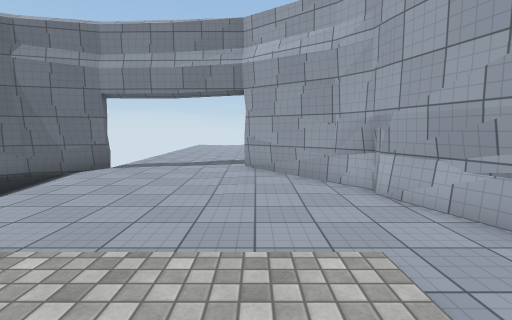
View 1 (above)

16 first-person views from a walk through a Unity game level. The camera is 1.4 m above the floor, tilts 6° down and sees 85° across. The floor is counted in squares, 1 m on a side. Each view is taken from the middle of a square. On the plan, view 1 faces up. The plan holds only what a view shows up to about 14 squares ahead; the rest is blank. The place goes on beyond the plan. The player character is not drawn. Surface patterns are stand-ins for the level's own textures.

View 2
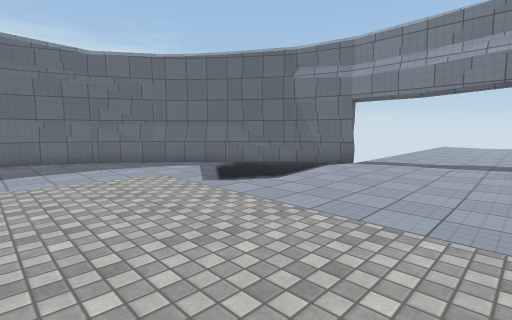

View 3
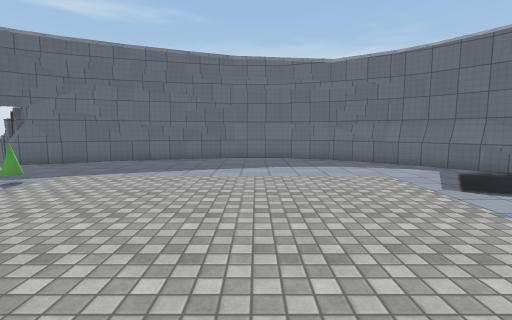

View 4
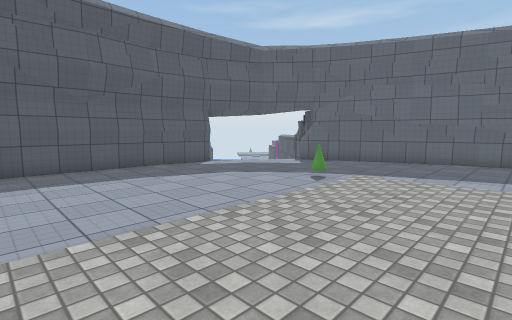

View 5
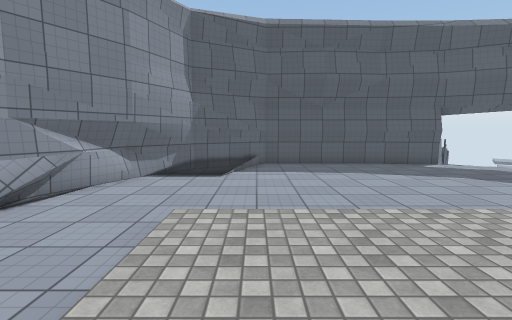

View 6
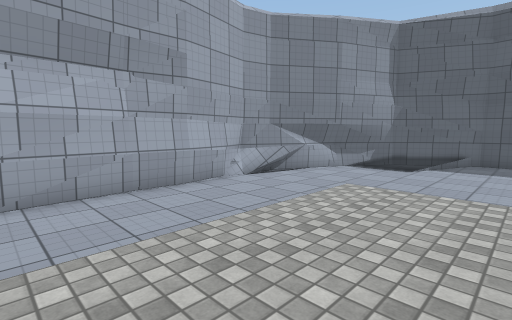

View 7
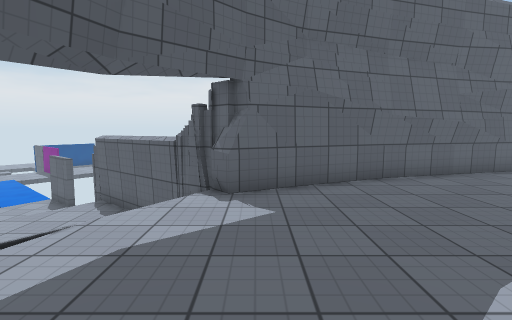

View 8
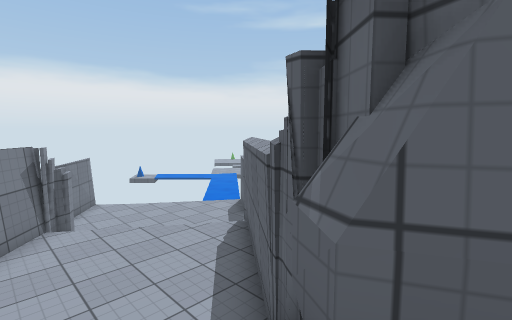

View 9
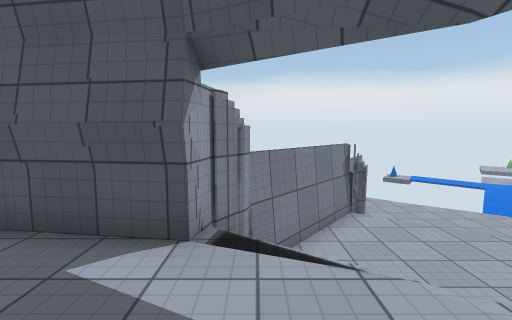

View 10
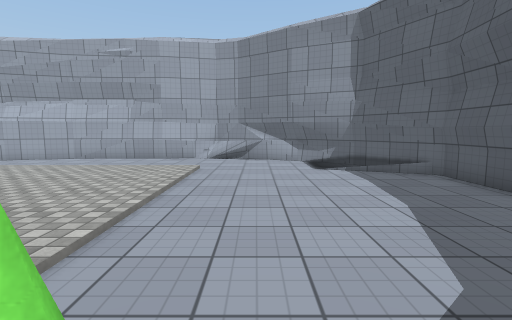

View 11
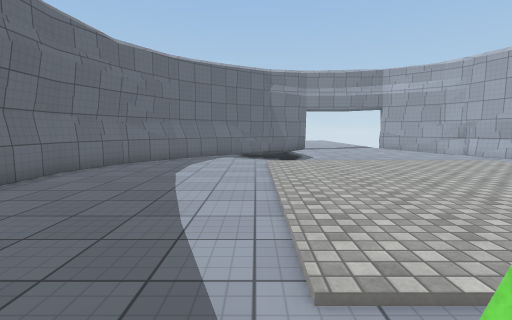

View 12
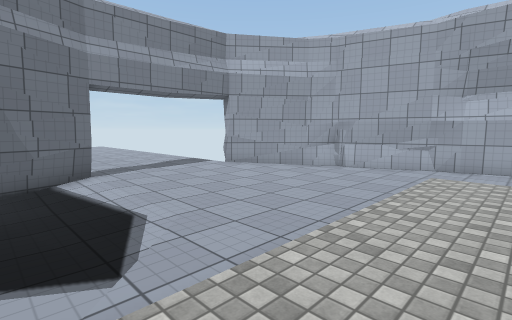

View 13
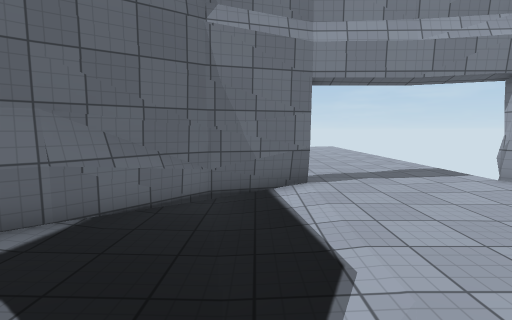

View 14
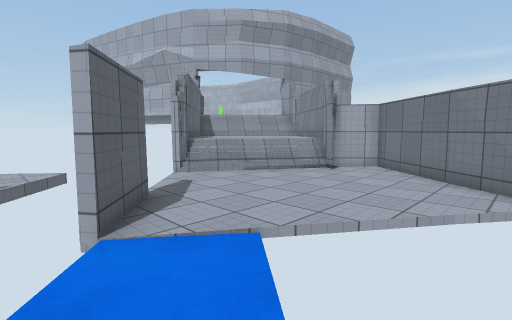

View 15
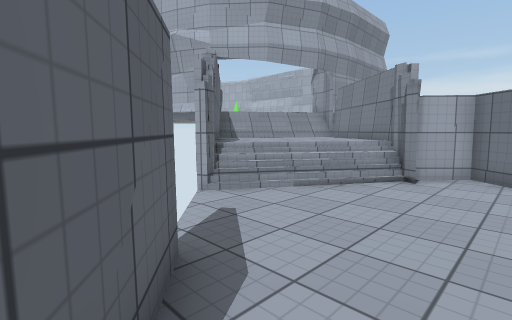

View 16
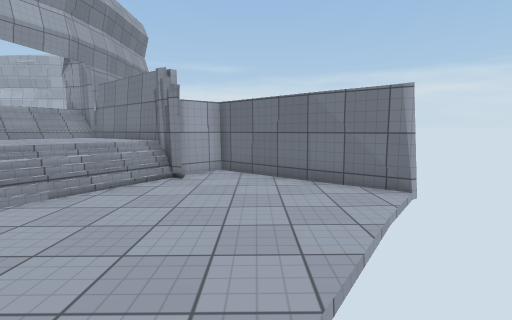

### Floor plan
Key: @ floor where view 1 was taken; # wall or solid block; x gap in a wall; . main floor; - floor 0.25 m lower than the main floor; _ floor 1.25 m lower than the main floor; < floor 1.5 m lower than the main floor; ( floor 2.5 m lower than the main floor; / step, stairs or slope; = window, fence, low wall or low ledge.
Columns run from 22 left of view 1 to 6 right of it. Each row starts with its distance up from view 1.
 14                  .....
 13                  .....
 12                  .....
 11                 x.....
 10              ####.....##
  9             ##--.......##
  8            ##---........##
  7           ###----........#
  6          ##.-----........#=
  5         ##...---..........#
  4        ##.....--..........#
  3        #..................#
  2        #..................##
  1       ##...................#
  0       #...............@....#
 -1       #....................#
 -2       #....................#
 -3       ##...................#
 -4        #...................#
 -5        #...................#
 -6        ##..................##
 -7        ##................../#
 -8         #.....=............##
 -9         ##.................#
-10          #................##
-11          ##..............##
-12          ##..............##
-13         ##//............##
-14        ##_////........###
-15       ##___///#########
-16      =#<_____##
-17      #/<<___##
-18      ///<<__#
-19     (((///<##
-20   x(((((//##
-21  ##((((((/##
-22  #(((((((((#
-23  (((((((((##
-24      ((((##
-25       ((##
-26 (      x#

Positions as (right, up) in squares from view 1, and headings:
1: (0, 0), facing up
2: (0, -1), facing up-left
3: (0, -1), facing left
4: (0, -3), facing down-left
5: (0, -2), facing down
6: (-2, 0), facing down-right
7: (-6, -11), facing left
8: (-11, -11), facing down-left
9: (-9, -11), facing down
10: (-9, -9), facing right
11: (-9, -9), facing up
12: (-8, 1), facing up-right
13: (-7, 3), facing up
14: (-22, -26), facing up-right
15: (-21, -23), facing up-right
16: (-21, -23), facing right
